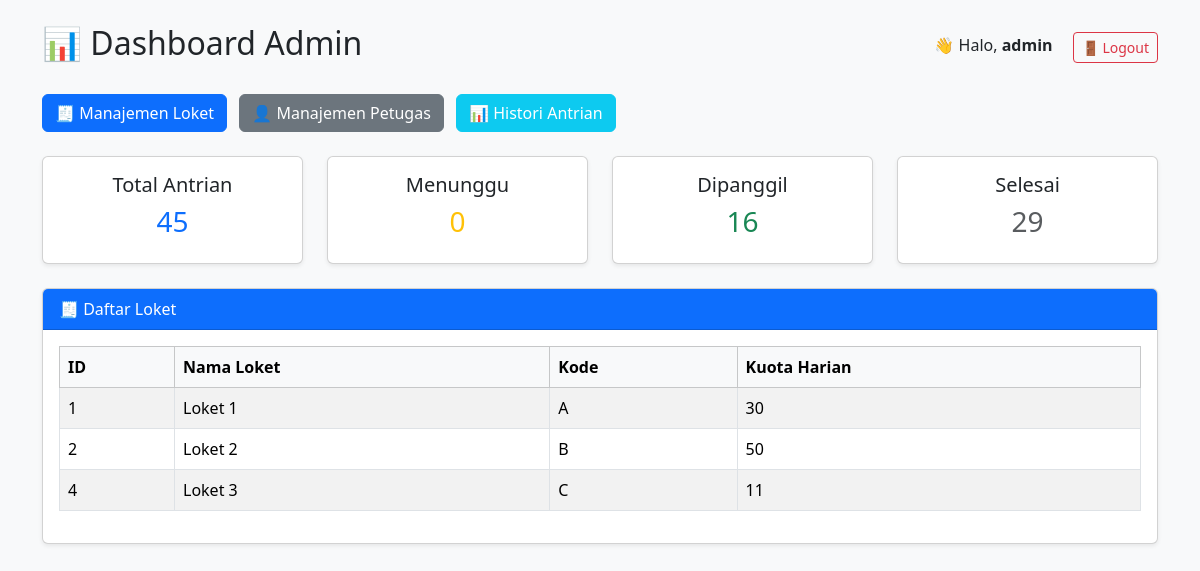
The app's page /admin/dashboard (signed in) with its own data.
### tables this page shows
CREATE TABLE loket (
    id INTEGER PRIMARY KEY AUTOINCREMENT,
    nama TEXT NOT NULL,
    kode TEXT NOT NULL
, kuota_harian INTEGER DEFAULT 50);

### app.py (the view)
@app.route('/admin/dashboard')
def admin_dashboard():
    if 'user_id' not in session or session.get('role') != 'admin':
        return redirect(url_for('login'))
    conn = get_db_connection()
    loket_data = conn.execute("SELECT * FROM loket").fetchall()
    total_antrian = conn.execute("SELECT COUNT(*) FROM antrian").fetchone()[0]
    total_menunggu = conn.execute("SELECT COUNT(*) FROM antrian WHERE status = 'menunggu'").fetchone()[0]
    total_dipanggil = conn.execute("SELECT COUNT(*) FROM antrian WHERE status = 'dipanggil'").fetchone()[0]
    total_selesai = conn.execute("SELECT COUNT(*) FROM antrian WHERE status = 'selesai'").fetchone()[0]
    conn.close()
    return render_template('admin_dashboard.html',
                           loket_data=loket_data,
                           total_antrian=total_antrian,
                           total_menunggu=total_menunggu,
                           total_dipanggil=total_dipanggil,
                           total_selesai=total_selesai)

### app.py (called while the page is built)
def get_db_connection():
    conn = sqlite3.connect('database.db')
    conn.row_factory = sqlite3.Row
    return conn

### templates/admin_dashboard.html (shortened to what this page needs)
<!DOCTYPE html>
<html lang="id">
<head>
    <link href="https://cdn.jsdelivr.net/npm/bootstrap@5.3.3/dist/css/bootstrap.min.css" rel="stylesheet">
</head>
<body class="bg-light">
    <div class="container py-4">
        <div class="d-flex justify-content-between align-items-center mb-4">
            <h2>📊 Dashboard Admin</h2>
            <div>
                <span class="me-3">👋 Halo, <strong>{{ session['username'] }}</strong></span>
                <a href="{{ url_for('logout') }}" class="btn btn-outline-danger btn-sm">🚪 Logout</a>
            </div>
        </div>
        <div class="mb-4">
            <a href="{{ url_for('admin_loket') }}" class="btn btn-primary me-2">🧾 Manajemen Loket</a>
            <a href="{{ url_for('admin_petugas') }}" class="btn btn-secondary me-2">👤 Manajemen Petugas</a>
            <a href="{{ url_for('admin_histori') }}" class="btn btn-info text-white">📊 Histori Antrian</a>
        </div>
        <div class="row mb-4">
            <div class="col-md-3">
                <div class="card shadow-sm">
                    <div class="card-body text-center">
                        <h5>Total Antrian</h5>
                        <h3 class="text-primary">{{ total_antrian }}</h3>
                    </div>
                </div>
            </div>
            <div class="col-md-3">
                <div class="card shadow-sm">
                    <div class="card-body text-center">
                        <h5>Menunggu</h5>
                        <h3 class="text-warning">{{ total_menunggu }}</h3>
                    </div>
                </div>
            </div>
            <div class="col-md-3">
                <div class="card shadow-sm">
                    <div class="card-body text-center">
                        <h5>Dipanggil</h5>
                        <h3 class="text-success">{{ total_dipanggil }}</h3>
                    </div>
                </div>
            </div>
            <div class="col-md-3">
                <div class="card shadow-sm">
                    <div class="card-body text-center">
                        <h5>Selesai</h5>
                        <h3 class="text-muted">{{ total_selesai }}</h3>
                    </div>
                </div>
            </div>
        </div>
        <div class="card shadow-sm">
            <div class="card-header bg-primary text-white">
                🧾 Daftar Loket
            </div>
            <div class="card-body">
                <table class="table table-striped table-bordered">
                    <thead class="table-light">
                        <tr>
                            <th>ID</th>
                            <th>Nama Loket</th>
                            <th>Kode</th>
                            <th>Kuota Harian</th>
                        </tr>
                    </thead>
                    <tbody>
                        {% for loket in loket_data %}
                        <tr>
                            <td>{{ loket.id }}</td>
                            <td>{{ loket.nama }}</td>
                            <td>{{ loket.kode }}</td>
                            <td>{{ loket.kuota_harian }}</td>
                        </tr>
                        {% endfor %}
                    </tbody>
                </table>
            </div>
        </div>
    </div>
</body>
</html>

### records on screen
loket: id "1", nama "Loket 1", kode "A", kuota_harian "30"
loket: id "2", nama "Loket 2", kode "B", kuota_harian "50"
loket: id "4", nama "Loket 3", kode "C", kuota_harian "11"

### other values on screen
{{ session['username'] }} "admin"
{{ total_antrian }} "45"
{{ total_menunggu }} "0"
{{ total_dipanggil }} "16"
{{ total_selesai }} "29"
